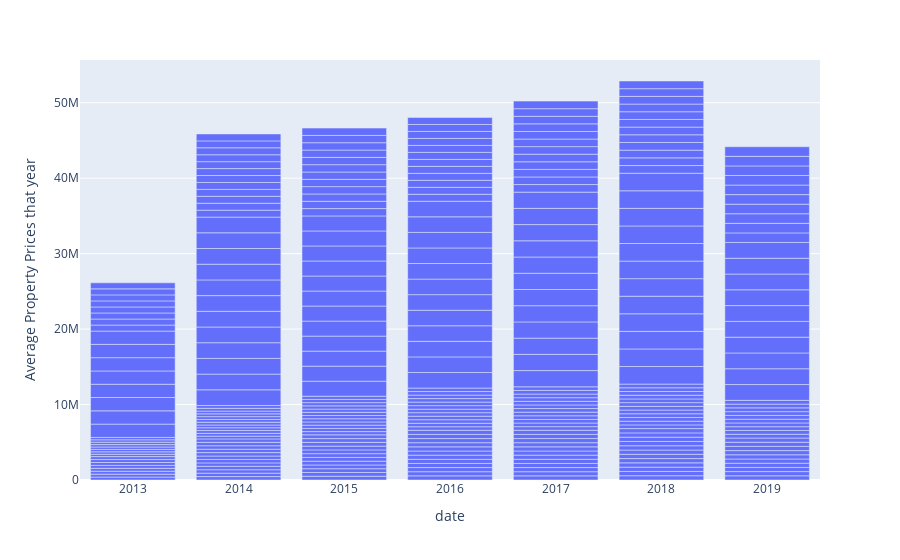

Notebook cell for this chart:
### Code cell
import pandas as pd
import plotly.express as px
fig = px.bar(df, x = 'date', y = 'Average Property Prices that year')
fig.show()

### Figure 1 — Plotly figure (JSON) as saved in the notebook; plotly's stock layout.template omitted (floating-point values rounded to 4 significant figures; data arrays with more than 128 entries replaced by an {"elided": "..."} marker saying what was removed)
{"data": [{"alignmentgroup": "True", "hovertemplate": "date=%{x}<br>Average Property Prices that year=%{y}<extra></extra>", "legendgroup": "", "marker": {"color": "#636efa"}, "name": "", "offsetgroup": "", "orientation": "v", "showlegend": false, "textposition": "auto", "type": "bar", "x": {"elided": "312 int values"}, "xaxis": "x", "y": {"elided": "312 float values"}, "yaxis": "y"}], "layout": {"barmode": "relative", "legend": {"tracegroupgap": 0}, "margin": {"t": 60}, "xaxis": {"anchor": "y", "domain": [0, 1], "title": {"text": "date"}}, "yaxis": {"anchor": "x", "domain": [0, 1], "title": {"text": "Average Property Prices that year"}}}}
